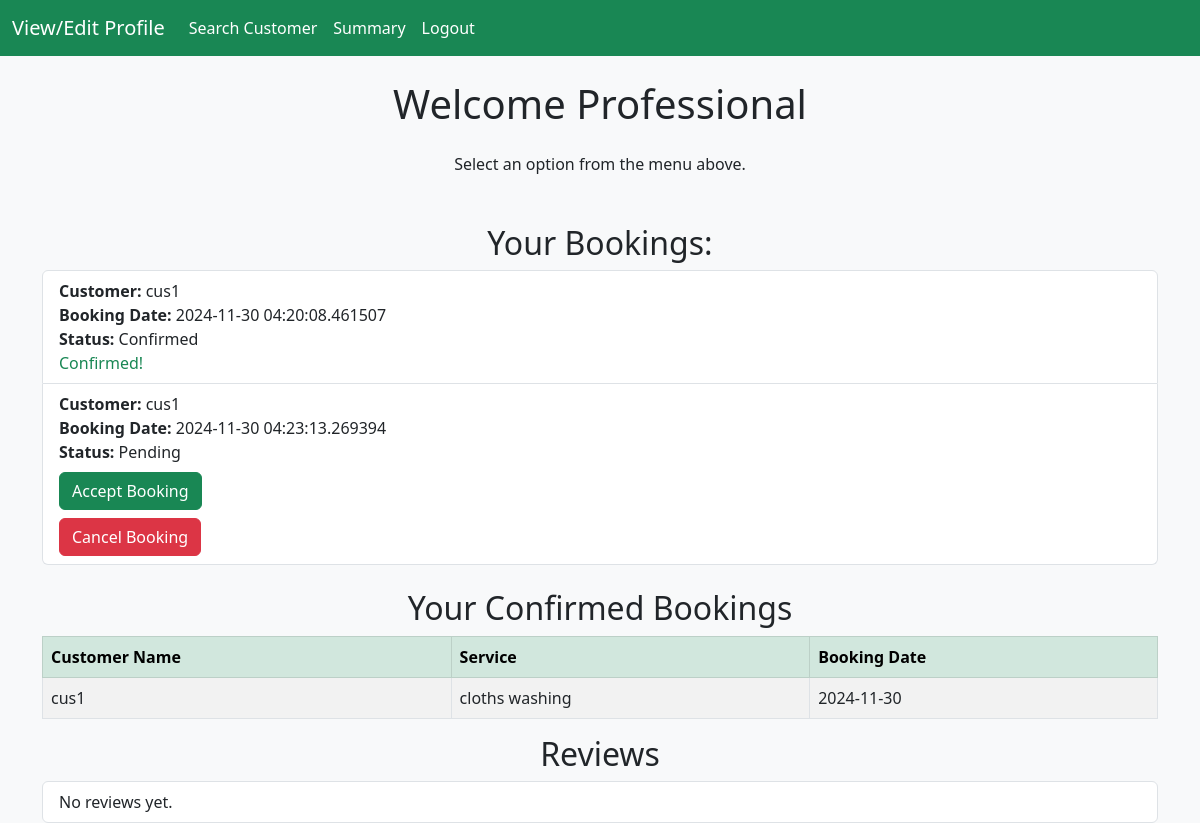
Screenshot of /professional_dashboard (signed in) with the database file from the repository.
### app.py (models this page shows)
class Booking(db.Model):
    __tablename__ = 'booking'
    id = db.Column(db.Integer, primary_key=True)
    customer_id = db.Column(db.Integer, db.ForeignKey('customer.id'), nullable=False)
    professional_id = db.Column(db.Integer, db.ForeignKey('professional.id'), nullable=False)
    booking_date = db.Column(db.DateTime, default=datetime.utcnow, nullable=False)
    status = db.Column(db.String, nullable=False)
    customer = db.relationship('Customer', backref=db.backref('bookings', lazy=True))
    professional = db.relationship('Professional', backref=db.backref('bookings', lazy=True))
    review = db.relationship('Review', back_populates='booking', uselist=False)

class Customer(db.Model):
    id = db.Column(db.Integer, primary_key=True)
    email = db.Column(db.String(120), unique=True, nullable=False)
    password = db.Column(db.String(120), nullable=False)
    name = db.Column(db.String(120), nullable=False)
    address = db.Column(db.String(200), nullable=False)
    pincode = db.Column(db.String(20), nullable=False)
    phone_number = db.Column(db.String(15), nullable=False)

class Service(db.Model):
    id = db.Column(db.Integer, primary_key=True)
    servicename = db.Column(db.String(255), unique=True, nullable=False)
    description = db.Column(db.String(10000), nullable=False)
    baseprice = db.Column(db.Integer, nullable=False)

### app.py (the view)
@app.route('/professional_dashboard', methods=['GET'])
def professional_dashboard():
    if 'user_type' in session and session['user_type'] == 'professional':
        professional = Professional.query.filter_by(email=session['user_email']).first()
        if not professional.is_approved:
            flash('Your account is not yet approved by the admin.Please wait for some more time for verification Thank you', 'danger')
            return redirect(url_for('login'))
        bookings = Booking.query.filter_by(professional_id=professional.id).all()
        reviews = Review.query.filter(Review.booking.has(professional_id=professional.id)).all()
        return render_template('professional_dashboard.html', professional=professional, bookings=bookings, reviews=reviews)
    return redirect(url_for('login'))

### templates/professional_dashboard.html (shortened to what this page needs)
<!DOCTYPE html>
<html lang="en">
<head>
    <link href="https://cdn.jsdelivr.net/npm/bootstrap@5.3.0-alpha1/dist/css/bootstrap.min.css" rel="stylesheet">
</head>
<body class="bg-light">
    <nav class="navbar navbar-expand-lg navbar-light bg-success">
        <div class="container-fluid">
            <a class="navbar-brand text-white" href="{{ url_for('edit_professional_profile') }}">View/Edit Profile</a>
            <div class="collapse navbar-collapse" id="navbarNav">
                <ul class="navbar-nav">
                    <li class="nav-item">
                        <a class="nav-link text-white" href="{{ url_for('professional_search') }}">Search Customer</a>
                    </li>
                    <li class="nav-item">
                        <a class="nav-link text-white" href="{{ url_for('professional_summary') }}">Summary</a>
                    </li>
                    <li class="nav-item">
                        <a class="nav-link text-white" href="{{ url_for('logout') }}">Logout</a>
                    </li>
                </ul>
            </div>
        </div>
    </nav>
    <div class="container mt-4">
        <h1 class="text-center mb-4">Welcome Professional</h1>
        <p class="text-center">Select an option from the menu above.</p>
        <h2 class="text-center mt-5">Your Bookings:</h2>
        <ul class="list-group mb-4">
            {% for booking in bookings %}
                <li class="list-group-item">
                    <strong>Customer:</strong> {{ booking.customer.name }} <br>
                    <strong>Booking Date:</strong> {{ booking.booking_date }} <br>
                    <strong>Status:</strong> {{ booking.status }} <br>
                    {% if booking.status == 'Pending' %}
                        <form action="{{ url_for('accept_booking', booking_id=booking.id) }}" method="post" class="mt-2">
                            <button type="submit" class="btn btn-success">Accept Booking</button>
                        </form>
                        <form action="{{ url_for('cancel_booking', booking_id=booking.id) }}" method="post" class="mt-2">
                            <button type="submit" class="btn btn-danger">Cancel Booking</button>
                        </form>
                    {% elif booking.status == 'Confirmed' %}
                        <span class="text-success">Confirmed!</span>
                    {% elif booking.status == 'Cancelled' %}
                        <span class="text-danger">Cancelled</span>
                    {% endif %}
                </li>
            {% endfor %}
        </ul>
        <h2 class="text-center">Your Confirmed Bookings</h2>
        {% set confirmed_bookings = [] %}
        {% if confirmed_bookings %}
            <div class="table-responsive">
                <table class="table table-bordered table-striped">
                    <thead class="table-success">
                        <tr>
                            <th>Customer Name</th>
                            <th>Service</th>
                            <th>Booking Date</th>
                        </tr>
                    </thead>
                    <tbody>
                        {% for booking in confirmed_bookings %}
                            <tr>
                                <td>{{ booking.customer.name }}</td>
                                <td>{{ booking.professional.service.servicename }}</td>
                                <td>{{ booking.booking_date.strftime('%Y-%m-%d') }}</td>
                            </tr>
                        {% endfor %}
                    </tbody>
                </table>
            </div>
        {% else %}
            <p class="text-center">You have no confirmed bookings at the moment.</p>
        {% endif %}
        <h2 class="text-center">Reviews</h2>
        <ul class="list-group">
            {% for review in reviews %}
                <li class="list-group-item">
                    <strong>Customer:</strong> {{ review.booking.customer.name }}<br>
                    <strong>Rating:</strong> {{ review.rating }}<br>
                    <strong>Comment:</strong> {{ review.comment }}<br>
                </li>
            {% else %}
                <li class="list-group-item">No reviews yet.</li>
            {% endfor %}
        </ul>
    </div>
</body>
</html>

### rows the page displays
Booking: customer.name "cus1", booking_date "2024-11-30 04:20:08.461507", status "Confirmed", shows "Confirmed!", professional.service.servicename "cloths washing", booking_date "2024-11-30"
Booking: customer.name "cus1", booking_date "2024-11-30 04:23:13.269394", status "Pending"
